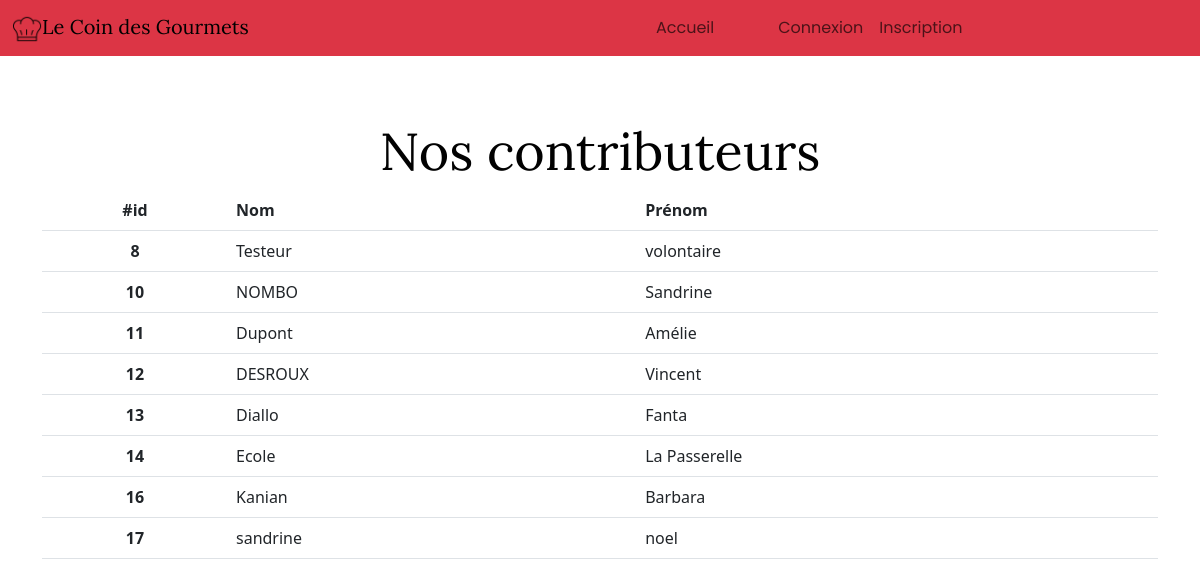
Before: /auteurs.php with the older database file.
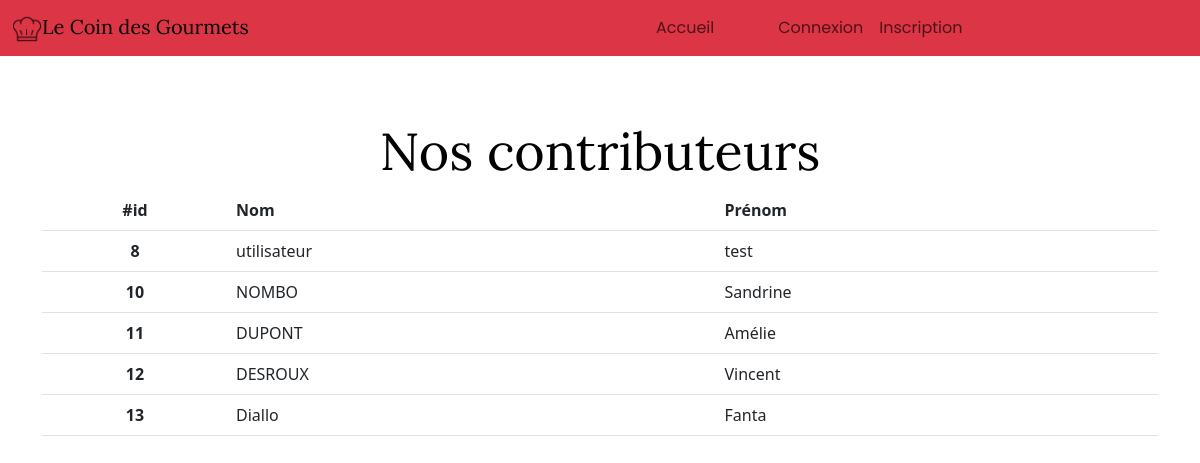
After: the same page with the newer database file.
### tables this page shows
CREATE TABLE `auteur` (
  `id_auteur` int(11) NOT NULL,
  `nom` varchar(50) DEFAULT NULL,
  `prenom` varchar(50) DEFAULT NULL,
  `date_de_naissance` date DEFAULT NULL,
  `email` varchar(255) DEFAULT NULL,
  `mot_de_passe` varchar(255) DEFAULT NULL,
  `valide` tinyint(1) DEFAULT NULL,
  `administrateur` tinyint(1) DEFAULT NULL
);

### auteurs.php (called while the page is built, shortened)
<?php
require_once './model/auteur.php';
$auteur = new Auteur();
$auteurs = $auteur->getAllAuthor();
include './template_view/auteur.phtml';

### model/auteur.php (called while the page is built, shortened)
<?php
class Auteur
{
    public function getAllAuthor(): array
    {
        $conn = connect();
        $query = $conn->prepare("SELECT * FROM auteur");
        $query->execute();
        $result = $query->fetchAll(PDO::FETCH_OBJ);
        return ($result);
    }
}

### template_view/auteur.phtml (the view, shortened to what this page needs)
<!DOCTYPE html>
<html lang="fr">
<head>
  <?php include_once './include/script.php'; ?>
  <link rel="stylesheet" href="../assets/css/style.css">
</head>
<body>
  <main>
    <div class="container">
      <?php include_once './include/menu.php'; ?>
      <br>
      <br>
      <br>
      <h1 class="d-flex justify-content-center align-items-center mb-15 mt-5">Nos contributeurs</h1>
      <table class="table">
        <thead style="background-color: #F7E6A4 ;">
          <tr>
            <th scope="col" class="col-2 text-center">#id</th>
            <th scope="col">Nom</th>
            <th scope="col">Prénom</th>
          </tr>
        </thead>
        <tbody>
          <?php foreach ($auteurs as $row) { ?>
            <tr>
              <th scope="row" class="col-2 text-center"><?= $row->id_auteur; ?></th>
              <td><?= $row->nom; ?></td>
              <td><?= $row->prenom; ?></td>
            </tr>
          <?php } ?>
        </tbody>
      </table>
    </div>
  </main>
</body>
</html>

Changed rows visible on the page:
removed auteur: id_auteur "14", nom "Ecole", prenom "La Passerelle"
removed auteur: id_auteur "16", nom "Kanian", prenom "Barbara"
removed auteur: id_auteur "17", nom "sandrine", prenom "noel"
changed auteur id 8: nom "Testeur" → "utilisateur"; prenom "volontaire" → "test"
changed auteur "Amélie": nom "Dupont" → "DUPONT"
